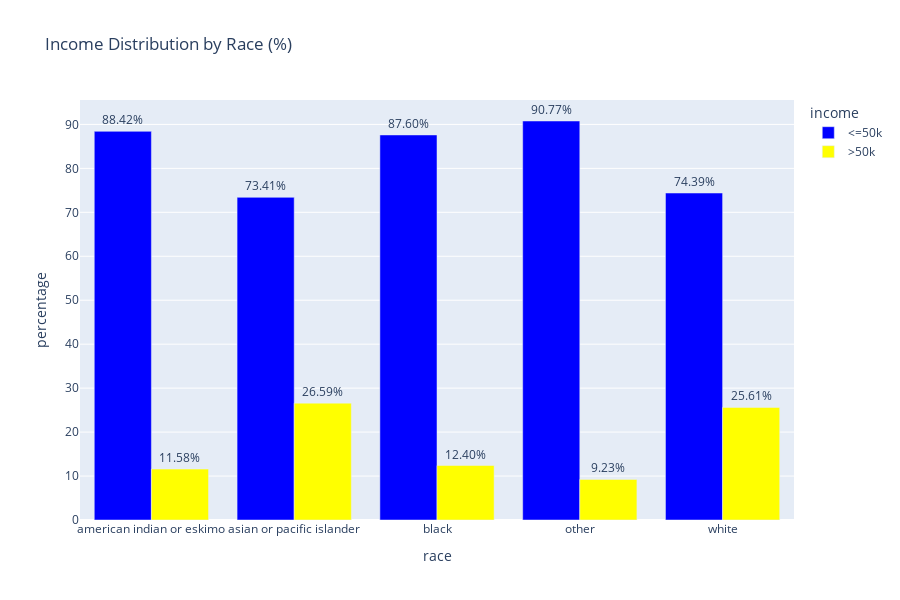

This figure's notebook cell:
### Code cell
fig = px.bar(
    adult_df_income_race,
    x='race',
    y='percentage',
    color='income',
    title='Income Distribution by Race (%)',
    barmode='group',
    color_discrete_sequence=["blue", "yellow"],
    text='percentage',
    width=900,       
    height=600       
)

fig.update_traces(texttemplate='%{text:.2f}%', textposition='outside')
fig.show()

### Figure 1 — Plotly figure (JSON) as saved in the notebook; plotly's stock layout.template omitted (floating-point values rounded to 4 significant figures)
{"data": [{"alignmentgroup": "True", "hovertemplate": "income=<=50k<br>race=%{x}<br>percentage=%{text}<extra></extra>", "legendgroup": "<=50k", "marker": {"color": "blue", "pattern": {"shape": ""}}, "name": "<=50k", "offsetgroup": "<=50k", "orientation": "v", "showlegend": true, "text": [88.42, 73.41, 87.6, 90.77, 74.39], "textposition": "outside", "texttemplate": "%{text:.2f}%", "type": "bar", "x": ["american indian or eskimo", "asian or pacific islander", "black", "other", "white"], "xaxis": "x", "y": [88.42, 73.41, 87.6, 90.77, 74.39], "yaxis": "y"}, {"alignmentgroup": "True", "hovertemplate": "income=>50k<br>race=%{x}<br>percentage=%{text}<extra></extra>", "legendgroup": ">50k", "marker": {"color": "yellow", "pattern": {"shape": ""}}, "name": ">50k", "offsetgroup": ">50k", "orientation": "v", "showlegend": true, "text": [11.58, 26.59, 12.4, 9.225, 25.61], "textposition": "outside", "texttemplate": "%{text:.2f}%", "type": "bar", "x": ["american indian or eskimo", "asian or pacific islander", "black", "other", "white"], "xaxis": "x", "y": [11.58, 26.59, 12.4, 9.225, 25.61], "yaxis": "y"}], "layout": {"barmode": "group", "height": 600, "legend": {"title": {"text": "income"}, "tracegroupgap": 0}, "title": {"text": "Income Distribution by Race (%)"}, "width": 900, "xaxis": {"anchor": "y", "autorange": true, "domain": [0, 1], "range": [-0.5, 4.5], "title": {"text": "race"}, "type": "category"}, "yaxis": {"anchor": "x", "autorange": true, "domain": [0, 1], "range": [0, 95.55], "title": {"text": "percentage"}, "type": "linear"}}}
